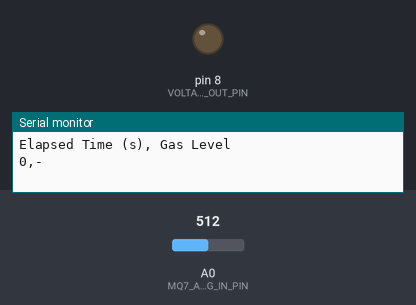
Recording of a sketch running on a simulated Arduino Uno, built with avr-gcc and run on an emulated ATmega328P. Shown: output pins drawn as LEDs (lit = HIGH), the last lines printed to the serial monitor. The test bench sets the inputs (shaded band); at power-on: A0 (MQ7_ANALOG_IN_PIN) = 512.

Above: at 0.1 s.
At 64.1 s:
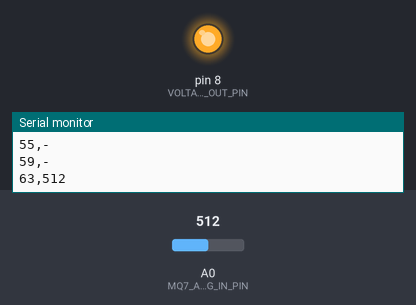
Timing chart, 0 to 65.6 s (numbered marks = the images above):
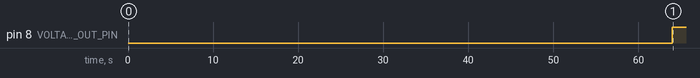

The sketch:

MQ7.ino
```cpp
#define VOLTAGE_REGULATOR_DIGITAL_OUT_PIN 8
#define MQ7_ANALOG_IN_PIN 0

#define MQ7_HEATER_5_V_TIME_MILLIS 60000
#define MQ7_HEATER_1_4_V_TIME_MILLIS 90000

#define GAS_LEVEL_READING_PERIOD_MILLIS 1000

unsigned long startMillis;
unsigned long switchTimeMillis;
boolean heaterInHighPhase;

//toggle variables to monitor timer interrupt status using oscilloscope
boolean toggle1 = 0;

void setup(){
	Serial.begin(9600);

	pinMode(VOLTAGE_REGULATOR_DIGITAL_OUT_PIN, OUTPUT);

	startMillis = millis();

	turnHeaterHigh();

	Serial.println("Elapsed Time (s), Gas Level");

	cli();//stop interrupts

	//set timer1 interrupt at 1Hz
	TCCR1A = 0;// set entire TCCR1A register to 0
	TCCR1B = 0;// same for TCCR1B
	TCNT1 = 0;//initialize counter value to 0
	// set compare match register for 1hz increments
	OCR1A = 62499;// must be <65536, see worklog for calculation
	// turn on CTC mode
	TCCR1B |= (1 << WGM12);
	// Set CS12 and CS10 bits for 1024 prescaler
	TCCR1B |= (1 << CS12) | (1 << CS10);
	// enable timer compare interrupt
	TIMSK1 |= (1 << OCIE1A);

	sei();//enable global interrupts
}

ISR(TIMER1_COMPA_vect)
{
	//generates pulse wave of the same fequency as the interrupt, monitor using oscilloscope
	if (toggle1){
		digitalWrite(13, HIGH);
		toggle1 = 0;
	}
	else{
		digitalWrite(13, LOW);
		toggle1 = 1;
	} // THIS PART NEEDS TO BE DELETED IN FINAL CODE!

	if (heaterInHighPhase){
		// 5v phase of cycle. see if need to switch low yet
		if (millis() > switchTimeMillis) {
			turnHeaterLow();
		}
	}
	else {
		// 1.4v phase of cycle. see if need to switch high yet
		if (millis() > switchTimeMillis) {
			turnHeaterHigh();
		}
	}

	readGasLevel();
	delay(GAS_LEVEL_READING_PERIOD_MILLIS);
}

void loop(){
	__asm__("nop");
}

void turnHeaterHigh(){
	// 5v phase
	digitalWrite(VOLTAGE_REGULATOR_DIGITAL_OUT_PIN, LOW);
	heaterInHighPhase = true;
	switchTimeMillis = millis() + MQ7_HEATER_5_V_TIME_MILLIS;
}

void turnHeaterLow(){
	// 1.4v phase
	digitalWrite(VOLTAGE_REGULATOR_DIGITAL_OUT_PIN, HIGH);
	heaterInHighPhase = false;
	switchTimeMillis = millis() + MQ7_HEATER_1_4_V_TIME_MILLIS;
}

void readGasLevel(){
	unsigned int gasLevel = analogRead(MQ7_ANALOG_IN_PIN);
	unsigned int time = (millis() - startMillis) / 1000;

	if (heaterInHighPhase)
	{
		Serial.print(time);
		Serial.print(",");
		Serial.println("-");
	}
	else
	{
		Serial.print(time);
		Serial.print(",");
		Serial.println(gasLevel);
	}

}
```

Measured:
- by itself, pin 8 (VOLTAGE_REGULATOR_DIGITAL_OUT_PIN): LOW → HIGH at 64.0 s
